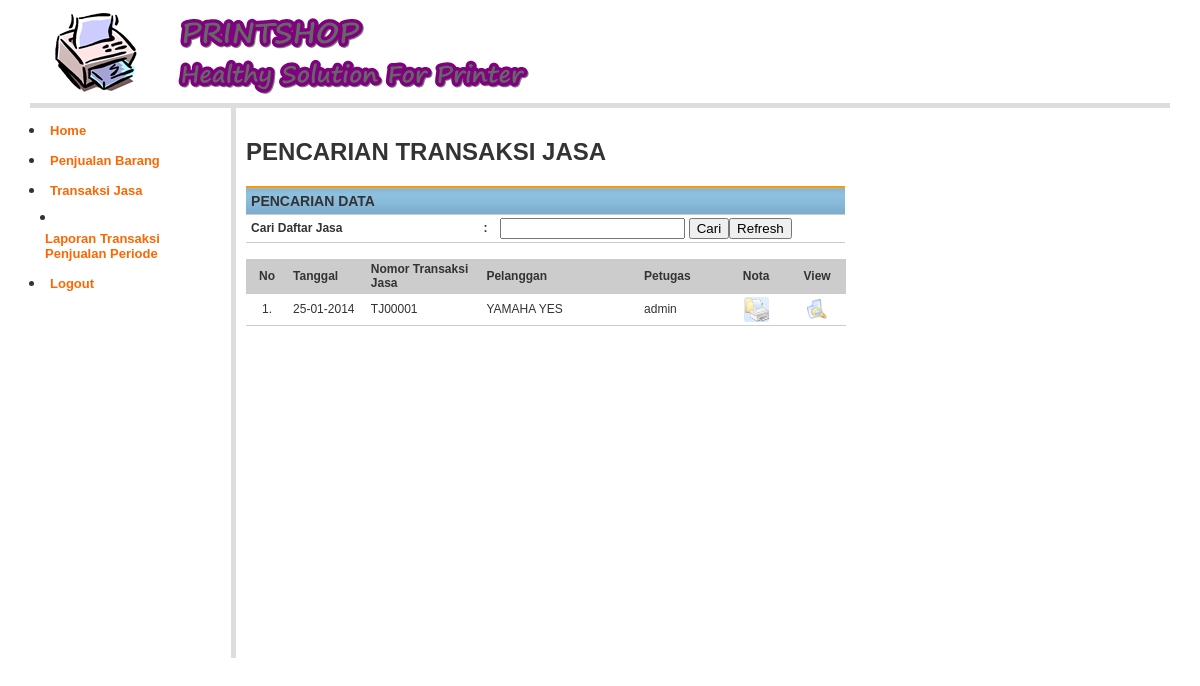
Screenshot of /?page=Search-Jasa (signed in) with the database file from the repository.
### tables this page shows
CREATE TABLE `transaksi` (
  `no_transaksi` char(7) NOT NULL,
  `tgl_transaksi` date NOT NULL,
  `kd_pelanggan` char(4) NOT NULL,
  `catatan` varchar(50) NOT NULL,
  `userid` varchar(20) NOT NULL,
  PRIMARY KEY (`no_transaksi`)
);

CREATE TABLE `pelanggan` (
  `kd_pelanggan` char(4) NOT NULL,
  `nm_pelanggan` varchar(50) NOT NULL,
  `alamat` varchar(50) NOT NULL,
  `telepon` varchar(20) NOT NULL,
  `kode_pos` varchar(20) NOT NULL,
  PRIMARY KEY (`kd_pelanggan`)
);

### library/inc.library.php (called while the page is built, shortened)
<?php
function IndonesiaTgl($tanggal){
	$tgl=substr($tanggal,8,2);
	$bln=substr($tanggal,5,2);
	$thn=substr($tanggal,0,4);
	$awal="$tgl-$bln-$thn";
	return $awal;
}
?>

### cari_jasa.php (the view, shortened to what this page needs)
<?php
include_once "library/inc.library.php";
?>
<h2> PENCARIAN TRANSAKSI JASA</h2>
<form action="" method="post" name="form1">
  <table width="599" border="0" cellpadding="2" cellspacing="1" class="table-list">
    <tr>
      <th colspan="3"><b>PENCARIAN DATA</b></th>
    </tr>
    <tr>
      <td width="230"><strong>Cari Daftar Jasa</strong></td>
      <td width="7"><strong>:</strong></td>
      <td width="346"><label>
        <input type="text" name="search" id="search" value="<?php echo $_GET['jasa']?>">
      </label>        <input name="btnCari" type="submit" value="Cari" id="btnCari" /><input name="refresh" type="submit" value="Refresh"/></td>
    </tr>
  </table>
</form>
<table class="table-list" width="600" border="0" cellspacing="1" cellpadding="2">
  <tr>
    <td width="30" align="center" bgcolor="#CCCCCC"><b>No</b></td>
    <td width="64" bgcolor="#CCCCCC"><b>Tanggal</b></td>
    <td width="100" bgcolor="#CCCCCC"><b>Nomor Transaksi Jasa </b></td>
    <td width="140" bgcolor="#CCCCCC"><b>Pelanggan</b></td>
    <td width="71" bgcolor="#CCCCCC"><b>Petugas</b></td>
    <td width="51" align="center" bgcolor="#CCCCCC"><strong>Nota</strong></td>
    <td width="45" align="center" bgcolor="#CCCCCC"><b>View</b></td>
  </tr>
  <?php
		$jasaSql = "	SELECT
								p.*, s.nm_pelanggan
							FROM
								transaksi p,
								pelanggan s
							WHERE
								p.kd_pelanggan = s.kd_pelanggan and
								s.nm_pelanggan LIKE '%".$_GET['jasa']."%'
							ORDER BY
								p.no_transaksi ASC";
		$jasaQry = mysql_query($jasaSql, $koneksidb)  or die ("Query jasa salah : ".mysql_error());
		$nomor  = 0;
		$nTRANSAKSI = mysql_num_rows($jasaQry);
		if($nTRANSAKSI== 0){?>
  <tr>
    <th scope="col" colspan="5">Maaf Data tidak ditemukan</th>
  </tr>
  <?php 	}else{
			while ($jasaRow = mysql_fetch_array($jasaQry)) {
			$nomor++;
			$Kode = $jasaRow['no_jasa'];
		?>
  <tr>
    <td align="center"><?php echo $nomor; ?>.</td>
    <td><?php echo IndonesiaTgl($jasaRow['tgl_transaksi']); ?></td>
    <td><?php echo $jasaRow['no_transaksi']; ?></td>
    <td><?php echo $jasaRow['nm_pelanggan']; ?></td>
    <td><?php echo $jasaRow['userid']; ?></td>
    <td align="center"><a href="nota_jasa.php?noNota=<?php echo $jasaRow['no_transaksi']; ?>" target="_self" alt="Daftar Jasa"><img src="images/Cetak.jpg" width="25" height="25" /></td>
    <td align="center"><a href="?page=Daftar-Jasa-List&amp;Kode=<?php echo $Kode; ?>"><img src="images/btn_view.png" width="20" height="20" /></a></td>
  </tr>
  <?php } } ?>
</table>

### styles/style.css (style rules this page uses)
td img { opacity:0.6; }
body { margin:0px auto 0px; padding:3px; font-family:"Arial"; font-size:12px; color:#333; width:95%; background-position:top; background-color:#fff; }
.table-main td { color: #333; border-collapse: collapse; vertical-align: center; padding: 0px; border:none; }
.table-list { clear: both; text-align: left; border-collapse: collapse; margin: 0px 0px 10px 0px; background:#fff; }
.table-list th { color: #333; font-size: 14px; font-weight: 700; margin: 2px 2px 2px 2px; padding: 5px 5px; background: url(../images/Background_td2.gif) repeat-x top #fff; border-bottom: 1px solid #CCC; border-top: 2px solid #FF9900; }
.table-list td { color: #333; font-size:12px; border-color: #fff; border-collapse: collapse; vertical-align: center; padding: 3px 5px; border-bottom:1px #CCCCCC solid; }

### rows the page displays
transaksi: tgl_transaksi "25-01-2014", no_transaksi "TJ00001", kd_pelanggan.nm_pelanggan "YAMAHA YES", userid "admin"
